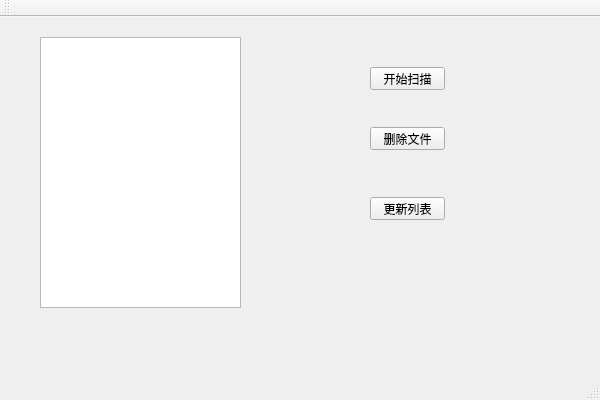
<?xml version="1.0" encoding="UTF-8"?>
<ui version="4.0">
 <class>TreeViewClass</class>
 <widget class="QMainWindow" name="TreeViewClass">
  <property name="geometry">
   <rect>
    <x>0</x>
    <y>0</y>
    <width>600</width>
    <height>400</height>
   </rect>
  </property>
  <property name="windowTitle">
   <string>TreeView</string>
  </property>
  <widget class="QWidget" name="centralWidget">
   <widget class="QTreeView" name="treeView">
    <property name="geometry">
     <rect>
      <x>40</x>
      <y>20</y>
      <width>201</width>
      <height>271</height>
     </rect>
    </property>
   </widget>
   <widget class="QPushButton" name="start">
    <property name="geometry">
     <rect>
      <x>370</x>
      <y>50</y>
      <width>75</width>
      <height>23</height>
     </rect>
    </property>
    <property name="text">
     <string>开始扫描</string>
    </property>
   </widget>
   <widget class="QPushButton" name="deleteFile">
    <property name="geometry">
     <rect>
      <x>370</x>
      <y>110</y>
      <width>75</width>
      <height>23</height>
     </rect>
    </property>
    <property name="text">
     <string>删除文件</string>
    </property>
   </widget>
   <widget class="QPushButton" name="updateList">
    <property name="geometry">
     <rect>
      <x>370</x>
      <y>180</y>
      <width>75</width>
      <height>23</height>
     </rect>
    </property>
    <property name="text">
     <string>更新列表</string>
    </property>
   </widget>
  </widget>
  <widget class="QToolBar" name="mainToolBar">
   <attribute name="toolBarArea">
    <enum>TopToolBarArea</enum>
   </attribute>
   <attribute name="toolBarBreak">
    <bool>false</bool>
   </attribute>
  </widget>
  <widget class="QStatusBar" name="statusBar"/>
 </widget>
 <layoutdefault spacing="6" margin="11"/>
 <resources>
  <include location="TreeView.qrc"/>
 </resources>
 <connections/>
</ui>
